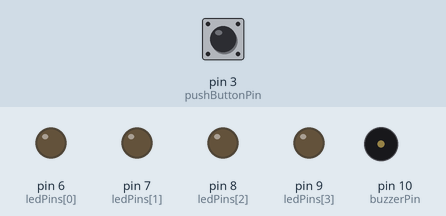
The sketch below on a simulated Arduino Uno, built with avr-gcc and run on an emulated ATmega328P. Parts: output pins drawn as LEDs (lit = HIGH), buzzer (waves = sounding). The test bench sets the inputs (shaded band); at power-on: pin 3 (pushButtonPin) HIGH.

Above: at 1.2 s.
1.3 s: pin 3 (pushButtonPin) pulled LOW for 0.15 s
At 1.7 s:
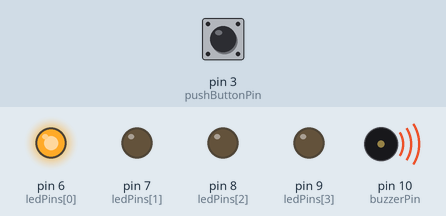
4.4 s: pin 3 (pushButtonPin) pulled LOW for 1 s
At 5.5 s:
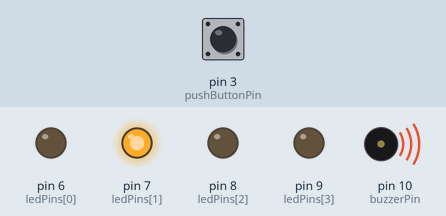
8.0 s: pin 3 (pushButtonPin) pulled LOW for 3.2 s
At 9.8 s:
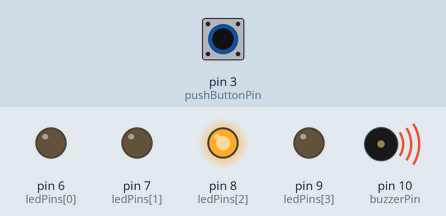
Timing chart, 0 to 12.1 s (numbered marks = the images above; inputs shaded):
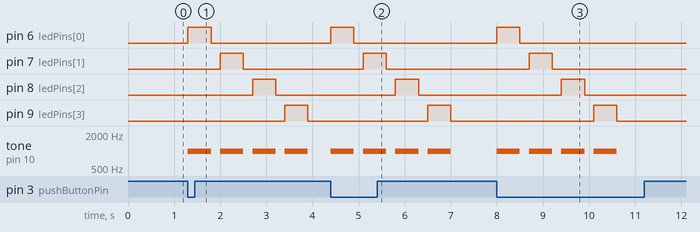

Measured:
- after the input at 1.3 s, pin 6 (ledPins[0]): LOW → HIGH at once, → LOW 0.50 s later; pin 7 (ledPins[1]): LOW → HIGH after 0.70 s, → LOW 0.50 s later
- after the input at 4.4 s, pin 6 (ledPins[0]): LOW → HIGH at once, → LOW 0.50 s later; pin 7 (ledPins[1]): LOW → HIGH after 0.70 s, → LOW 0.50 s later
- after the input at 8.0 s, pin 6 (ledPins[0]): LOW → HIGH at once, → LOW 0.50 s later; pin 7 (ledPins[1]): LOW → HIGH after 0.70 s, → LOW 0.50 s later

The sketch:

4_led_buzzer.ino
```cpp
const int pushButtonPin = 3; // Pin for Pushbutton
const int ledPins[] = {6, 7, 8, 9}; // Pins for LEDs (from left to right)
const int buzzerPin = 10; // Pin for buzzer

boolean buttonPressed = false;

void setup() {
  // Set pin-mode for pushButtonPin as input and LEDs as output
  pinMode(pushButtonPin, INPUT_PULLUP);
  for (int i = 0; i < 4; i++) {
    pinMode(ledPins[i], OUTPUT);
    digitalWrite(ledPins[i], LOW); // Turn off all LEDs during setup
  }
  pinMode(buzzerPin, OUTPUT);
  digitalWrite(buzzerPin, LOW); // Turn off buzzer during setup
}

void loop() {
  // Read the push button state
  int buttonState = digitalRead(pushButtonPin);

  // If the push button is pressed (logic is inverted due to INPUT_PULLUP)
  if (buttonState == LOW && !buttonPressed) {
    buttonPressed = true;

    // Loop to move the LED from left to right
    for (int i = 0; i < 4; i++) {
      digitalWrite(ledPins[i], HIGH); // Turn on the current LED
      // Play a buzzer sound
      tone(buzzerPin, 1000); // Buzzer frequency (e.g., 1000Hz)
      delay(500); // Delay for LED on time
      noTone(buzzerPin); // Turn off the buzzer
      digitalWrite(ledPins[i], LOW); // Turn off the current LED

      // Delay for transition effect (you can adjust the delay time)
      delay(200);
    }

    // Reset LEDs to off state
    for (int i = 0; i < 4; i++) {
      digitalWrite(ledPins[i], LOW);
    }
  }

  // Reset buttonPressed when the button is released
  if (buttonState == HIGH) {
    buttonPressed = false;
  }
}
```
